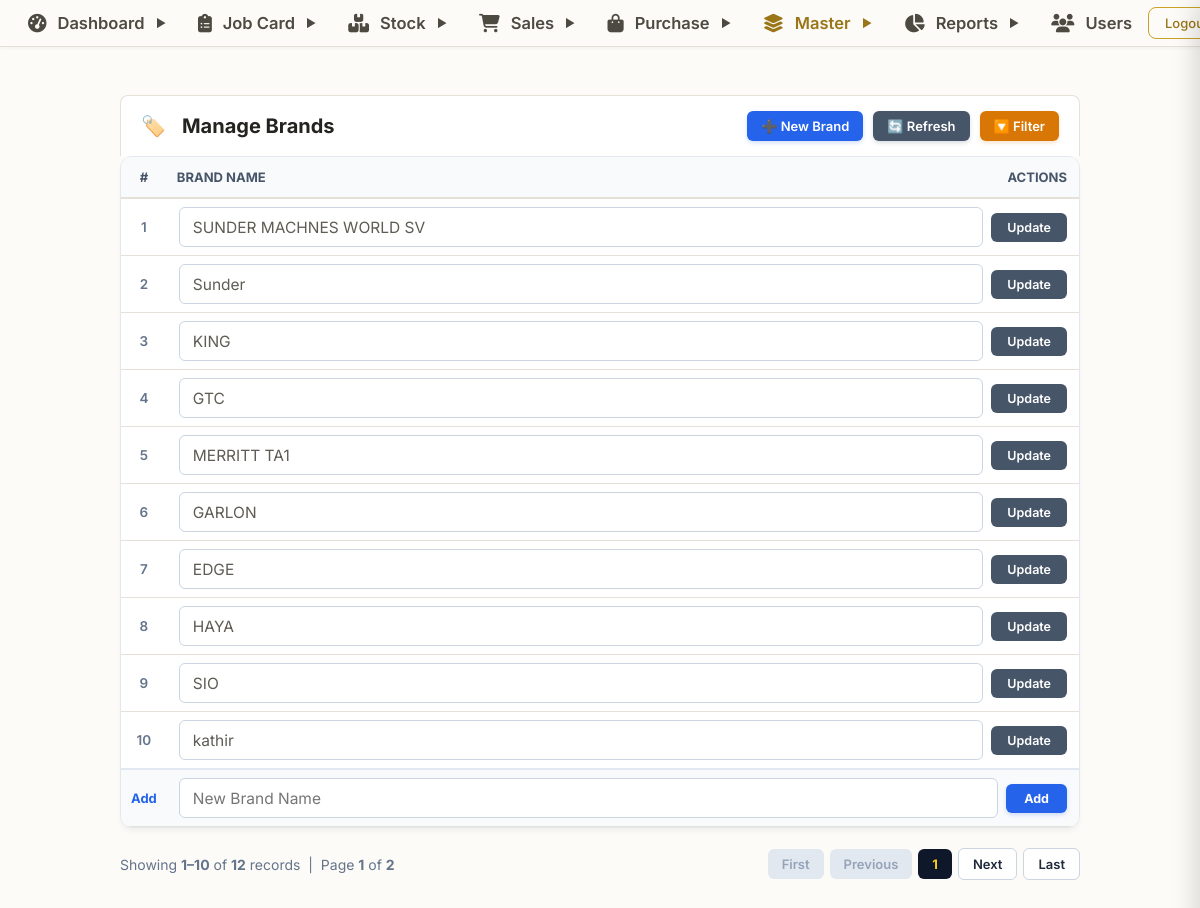
/brand/list.php (signed in), run on the app's committed database.
### tables this page shows
CREATE TABLE `brand` (
  `id` bigint NOT NULL AUTO_INCREMENT,
  `createdBy` varchar(255) DEFAULT NULL,
  `createdOn` datetime(6) DEFAULT NULL,
  `modifiedBy` varchar(255) DEFAULT NULL,
  `modifiedOn` datetime(6) DEFAULT NULL,
  `brandName` varchar(255) NOT NULL,
  PRIMARY KEY (`id`),
  UNIQUE KEY `UK_8mw73aryipaafhvqpgt1ioud4` (`brandName`)
);

### brand/list.php (the view, shortened to what this page needs)
<?php
require_once("../config/db.php");
?>
<?php include("../includes/header.php"); ?>
<?php
$limit = 10;
$page = isset($_GET['page']) ? max(1, (int)$_GET['page']) : 1;
$offset = ($page - 1) * $limit;
$where = "WHERE 1=1";
$countRes = mysqli_query($conn, "SELECT COUNT(*) AS total FROM brand $where");
$totalRows = (int)mysqli_fetch_assoc($countRes)['total'];
$totalPages = $totalRows > 0 ? ceil($totalRows / $limit) : 1;
$query = "SELECT * FROM brand $where ORDER BY id ASC LIMIT $limit OFFSET $offset";
$brands = mysqli_query($conn, $query);
$queryParams = $_GET;
unset($queryParams['page']);
$queryString = http_build_query($queryParams);
?>
<div class="page-main-container erp-container" style="padding: 20px;">
    <div class="erp-header-bar">
        <div class="erp-header-title">
            <span style="margin-right: 8px;">🏷️</span>Manage Brands
        </div>
        <div class="erp-header-actions" style="display: flex; gap: 10px; align-items: center; flex-wrap: wrap;">
            <button type="button" onclick="focusAddBrandField()" style="background: #2563eb; color: #ffffff; border: none; font-weight: 600; font-size: 13px; padding: 7px 14px; border-radius: 6px; display: inline-flex; align-items: center; gap: 6px; cursor: pointer; box-shadow: 0 2px 4px rgba(37, 99, 235, 0.2);">➕ New Brand</button>
            <button type="button" onclick="window.location.href='list.php'" style="background: #475569; color: #ffffff; border: none; font-weight: 600; font-size: 13px; padding: 7px 14px; border-radius: 6px; display: inline-flex; align-items: center; gap: 6px; cursor: pointer; box-shadow: 0 2px 4px rgba(71, 85, 105, 0.2);">🔄 Refresh</button>
            <button type="button" onclick="openFilter()" style="background: #d97706; color: #ffffff; border: none; font-weight: 600; font-size: 13px; padding: 7px 14px; border-radius: 6px; display: inline-flex; align-items: center; gap: 6px; cursor: pointer; box-shadow: 0 2px 4px rgba(217, 119, 6, 0.2);">🔽 Filter</button>
        </div>
    </div>
    <div class="erp-table-box" style="overflow-x: auto; background: #fff; border-radius: 12px; border: 1px solid #e2e8f0; box-shadow: 0 4px 6px -1px rgba(0, 0, 0, 0.05); width: 100%;">
        <table class="erp-table master-table" style="width: 100%; border-collapse: collapse; min-width: 0;">
            <thead>
                <tr style="background: #f8fafc; border-bottom: 2px solid #e2e8f0;">
                    <th style="width: 45px; padding: 12px 10px; text-align: center; color: #475569; font-weight: 700; font-size: 13px; text-transform: uppercase;">#</th>
                    <th style="padding: 12px 10px; color: #475569; font-weight: 700; font-size: 13px; text-transform: uppercase;">Brand Name</th>
                    <th style="text-align: right; width: 100px; padding: 12px 12px; color: #475569; font-weight: 700; font-size: 13px; text-transform: uppercase;">Actions</th>
                </tr>
            </thead>
            <tbody>
                <?php
                if ($totalRows > 0) {
                    $i = $offset + 1;
                    while ($brand = mysqli_fetch_assoc($brands)): ?>
                        <tr style="border-bottom: 1px solid #f1f5f9; transition: background 0.15s;"
                            onmouseover="this.style.background='#fbfcfe'" onmouseout="this.style.background='white'">
                            <td style="padding: 10px 10px; color: #64748b; font-size: 13.5px; font-weight: 600; width: 45px; text-align: center;"><?= $i++ ?></td>
                            <td colspan="2" style="padding: 8px 12px;">
                                <form action="list.php" method="POST"
                                    style="display: flex; gap: 8px; width: 100%; align-items: center;">
                                    <input type="text" name="brandName" value="<?= htmlspecialchars($brand['brandName']) ?>" required
                                        style="flex: 1; width: 100%; border: 1.5px solid #cbd5e1; border-radius: 6px; padding: 6px 10px; font-size: 13.5px; background: #fff; box-sizing: border-box;">
                                    <button type="submit"
                                        style="background: #475569; color: #fff; border: none; padding: 7px 16px; border-radius: 6px; font-weight: 600; font-size: 12.5px; cursor: pointer; flex-shrink: 0; white-space: nowrap;">Update</button>
                                </form>
                            </td>
                        </tr>
                    <?php endwhile;
                } ?>
            </tbody>
            <tfoot>
                <tr id="addBrandSection" style="background: #f8fafc; border-top: 2px solid #e2e8f0;">
                    <td style="padding: 10px 10px; color: #2563eb; font-size: 13px; font-weight: 700; width: 45px; text-align: center;">Add</td>
                    <td colspan="2" style="padding: 8px 12px;">
                        <form action="list.php" method="POST" style="display: flex; gap: 8px; width: 100%; align-items: center;">
                            <input type="text" name="brandName" id="newBrandInput" placeholder="New Brand Name" required
                                style="flex: 1; width: 100%; border: 1.5px solid #cbd5e1; border-radius: 6px; padding: 6px 10px; font-size: 13.5px; background: #fff; box-sizing: border-box; transition: all 0.3s ease;">
                            <button type="submit"
                                style="background: #2563eb; color: #fff; border: none; padding: 7px 18px; border-radius: 6px; font-weight: 700; font-size: 12.5px; cursor: pointer; flex-shrink: 0; white-space: nowrap; box-shadow: 0 2px 4px rgba(37, 99, 235, 0.2);">Add</button>
                        </form>
                    </td>
                </tr>
            </tfoot>
        </table>
    </div>
    <div class="pagination" style="display: flex; justify-content: space-between; align-items: center; margin-top: 20px; font-size: 14px; color: #64748b;">
        <div>
            <?php
            $startRecord = $totalRows > 0 ? $offset + 1 : 0;
            $endRecord = min($offset + $limit, $totalRows);
            ?>
            Showing <strong><?= $startRecord ?>–<?= $endRecord ?></strong> of <strong><?= $totalRows ?></strong> records &nbsp;|&nbsp; Page <strong><?= $page ?></strong> of <strong><?= $totalPages ?></strong>
        </div>
        <div style="display: flex; gap: 6px; align-items: center;">
            <?php if ($page <= 1): ?>
                <span style="padding: 7px 14px; background: #e2e8f0; border-radius: 6px; color: #94a3b8; cursor: not-allowed; font-weight: 600; font-size: 13px;">First</span>
                <span style="padding: 7px 14px; background: #e2e8f0; border-radius: 6px; color: #94a3b8; cursor: not-allowed; font-weight: 600; font-size: 13px;">Previous</span>
            <?php endif; ?>
            <span style="padding: 7px 14px; background: #0f172a; color: #FDD017; border-radius: 6px; font-weight: 700; font-size: 13px;"><?= $page ?></span>
            <?php if ($page >= $totalPages): ?>
                <span style="padding: 7px 14px; background: #e2e8f0; border-radius: 6px; color: #94a3b8; cursor: not-allowed; font-weight: 600; font-size: 13px;">Next</span>
                <span style="padding: 7px 14px; background: #e2e8f0; border-radius: 6px; color: #94a3b8; cursor: not-allowed; font-weight: 600; font-size: 13px;">Last</span>
            <?php else: ?>
                <a href="?<?= $queryString ? $queryString . '&' : '' ?>page=<?= $page + 1 ?>" style="padding: 7px 14px; background: #ffffff; border: 1px solid #cbd5e1; border-radius: 6px; text-decoration: none; color: #1e293b; font-weight: 600; font-size: 13px;">Next</a>
                <a href="?<?= $queryString ? $queryString . '&' : '' ?>page=<?= $totalPages ?>" style="padding: 7px 14px; background: #ffffff; border: 1px solid #cbd5e1; border-radius: 6px; text-decoration: none; color: #1e293b; font-weight: 600; font-size: 13px;">Last</a>
            <?php endif; ?>
        </div>
    </div>
</div>
<?php include("../includes/footer.php"); ?>

### includes/header.php (style rules this page uses)
* { box-sizing: border-box; margin: 0; padding: 0; }
body { font-family: 'Inter', Arial, sans-serif; background: #f4f6f9; padding-top: 50px; padding-bottom: 16px; }

### brand/list.php (style rules this page uses)
.erp-container { max-width: 1000px; margin: 25px auto; padding: 0 15px; }

### data on the page
brand: brandName "SUNDER MACHNES WORLD SV"
brand: brandName "Sunder"
brand: brandName "KING"
brand: brandName "GTC"
brand: brandName "MERRITT TA1"
brand: brandName "GARLON"
brand: brandName "EDGE"
brand: brandName "HAYA"
brand: brandName "SIO"
brand: brandName "kathir"

### other printed values
$startRecord "1"
$endRecord "10"
$totalRows "12"
$page "1"
$totalPages "2"
